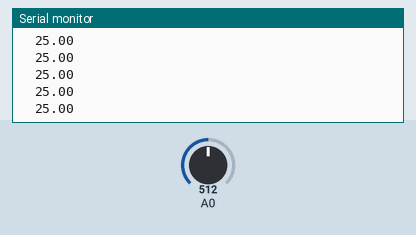
Bench run of a sketch on a simulated Arduino Uno, built with avr-gcc and run on an emulated ATmega328P. Parts: the last lines printed to the serial monitor. The test bench sets the inputs (shaded band); at power-on: A0 = 512.

Above: at 1.2 s.
1.3 s: A0 set to 0
At 1.32 s:
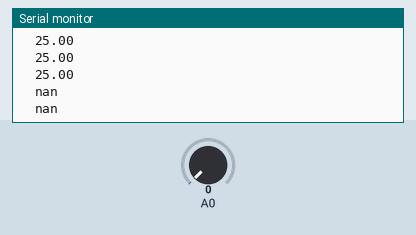
3.2 s: A0 set to 122
At 3.23 s:
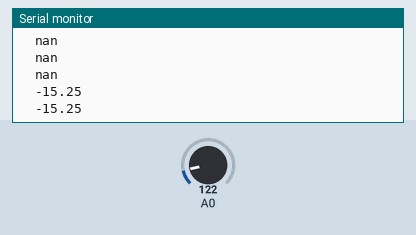

The sketch:

thermistor_serial.ino
```cpp
#include <math.h>
void setup(){
  Serial.begin(9600);
}

double Thermister(int RawADC)
{
double Temp;
Temp = log(((10240000/RawADC) - 10000));
Temp = 1 / (0.001129148 + (0.000234125 + (0.0000000876741 * Temp * Temp ))* Temp );
Temp = Temp - 273.15;
return Temp;
}

void loop(){
int val;
double temp;
val=analogRead(0);
temp=Thermister(val);
Serial.println(temp);
Serial.print("  ");
delay(100);
}
```

Measured:
- after the input at 1.3 s, the serial monitor: prints a new line at once (image 1)
- after the input at 3.2 s, the serial monitor: prints a new line at once (image 2)
